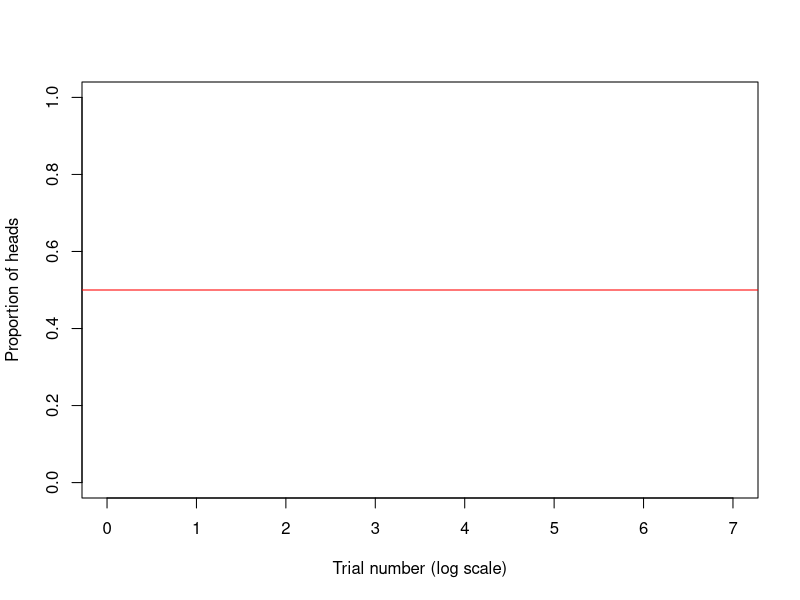
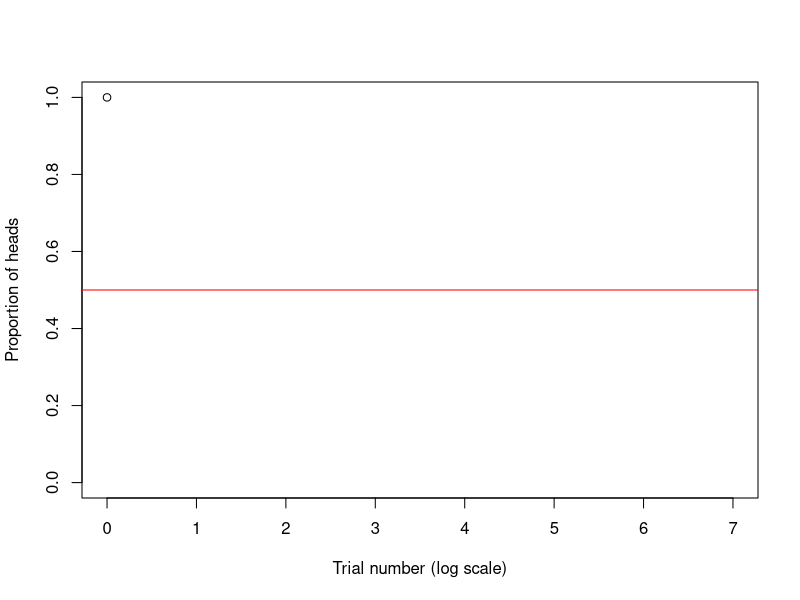
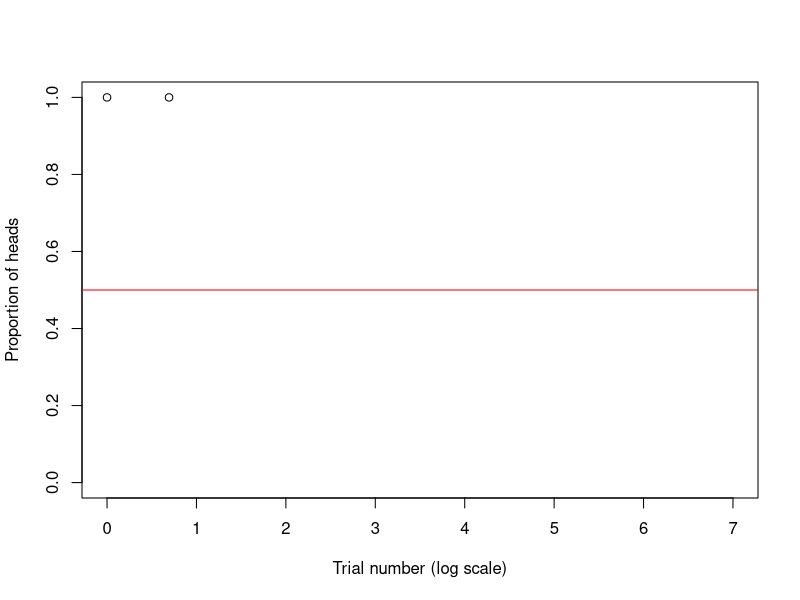
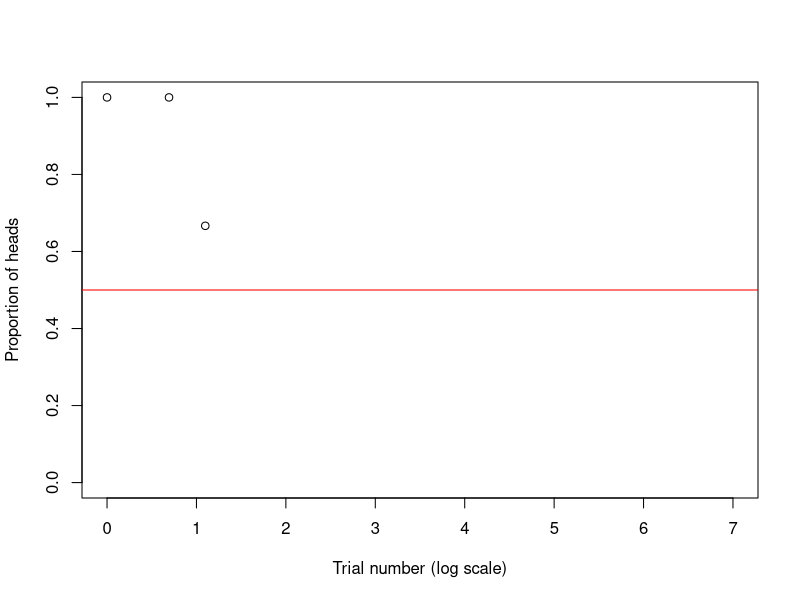
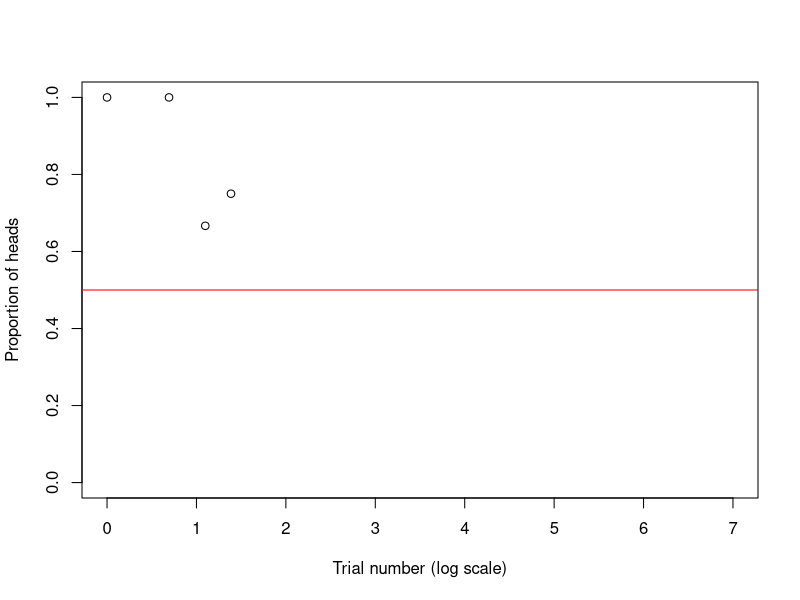
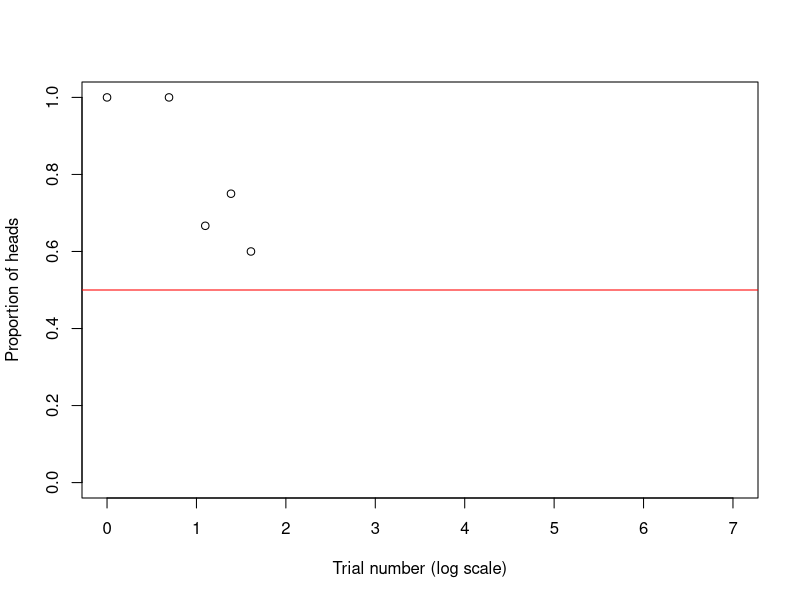
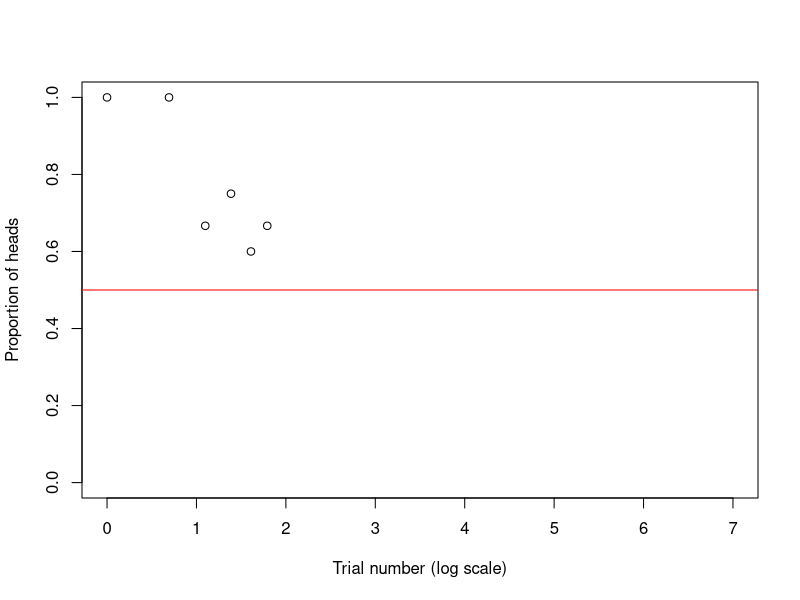
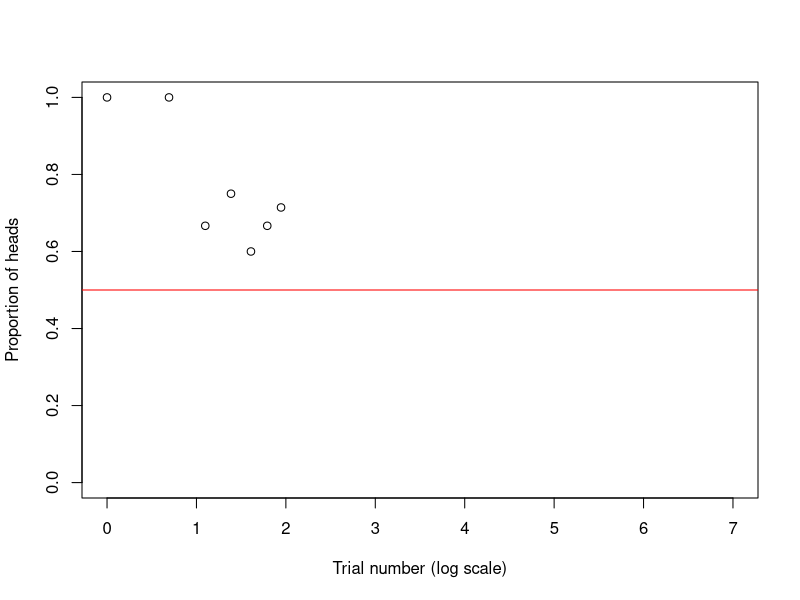

Write the R code that produced these figures, in order.
## ---- chunk 1
  set.seed(4564563)
  heads<-rbinom(700,1,0.5)
  trial<-(0)
  heads.df<-data.frame(trial,heads)
  heads.df <- within(heads.df, prop <- cumsum(heads)/trial)
  plot(heads.df$prop~log(heads.df$trial),ylim=c(0,1),xlim=c(0,7),xlab="Trial number (log scale)",ylab="Proportion of heads")
  cord<-xy.coords(-100:700,0.5:0.5,recycle=T)
  lines(cord,type="l",col="red")
## ---- chunk 2
  set.seed(4564563)
  heads<-rbinom(700,1,0.5)
  trial<-(1)
  heads.df<-data.frame(trial,heads)
  heads.df <- within(heads.df, prop <- cumsum(heads)/trial)
  plot(heads.df$prop~log(heads.df$trial),ylim=c(0,1),xlim=c(0,7),xlab="Trial number (log scale)",ylab="Proportion of heads")
  cord<-xy.coords(-100:700,0.5:0.5,recycle=T)
  lines(cord,type="l",col="red")
## ---- chunk 3
  set.seed(4564563)
  heads<-rbinom(700,1,0.5)
  trial<-(1:2)
  heads.df<-data.frame(trial,heads)
  heads.df <- within(heads.df, prop <- cumsum(heads)/trial)
  plot(heads.df$prop~log(heads.df$trial),ylim=c(0,1),xlim=c(0,7),xlab="Trial number (log scale)",ylab="Proportion of heads")
  cord<-xy.coords(-100:700,0.5:0.5,recycle=T)
  lines(cord,type="l",col="red")
## ---- chunk 4
  set.seed(4564563)
  heads<-rbinom(3,1,0.5)
  trial<-(1:3)
  heads.df<-data.frame(trial,heads)
  heads.df <- within(heads.df, prop <- cumsum(heads)/trial)
  plot(heads.df$prop~log(heads.df$trial),ylim=c(0,1),xlim=c(0,7),xlab="Trial number (log scale)",ylab="Proportion of heads")
  cord<-xy.coords(-100:700,0.5:0.5,recycle=T)
  lines(cord,type="l",col="red")
## ---- chunk 5
  set.seed(4564563)
  heads<-rbinom(4,1,0.5)
  trial<-(1:4)
  heads.df<-data.frame(trial,heads)
  heads.df <- within(heads.df, prop <- cumsum(heads)/trial)
  plot(heads.df$prop~log(heads.df$trial),ylim=c(0,1),xlim=c(0,7),xlab="Trial number (log scale)",ylab="Proportion of heads")
  cord<-xy.coords(-100:700,0.5:0.5,recycle=T)
  lines(cord,type="l",col="red")
## ---- chunk 6
  set.seed(4564563)
  heads<-rbinom(5,1,0.5)
  trial<-(1:5)
  heads.df<-data.frame(trial,heads)
  heads.df <- within(heads.df, prop <- cumsum(heads)/trial)
  plot(heads.df$prop~log(heads.df$trial),ylim=c(0,1),xlim=c(0,7),xlab="Trial number (log scale)",ylab="Proportion of heads")
  cord<-xy.coords(-100:700,0.5:0.5,recycle=T)
  lines(cord,type="l",col="red")
## ---- chunk 7
  set.seed(4564563)
  heads<-rbinom(6,1,0.5)
  trial<-(1:6)
  heads.df<-data.frame(trial,heads)
  heads.df <- within(heads.df, prop <- cumsum(heads)/trial)
  plot(heads.df$prop~log(heads.df$trial),ylim=c(0,1),xlim=c(0,7),xlab="Trial number (log scale)",ylab="Proportion of heads")
  cord<-xy.coords(-100:700,0.5:0.5,recycle=T)
  lines(cord,type="l",col="red")
## ---- chunk 8
  set.seed(4564563)
  heads<-rbinom(7,1,0.5)
  trial<-(1:7)
  heads.df<-data.frame(trial,heads)
  heads.df <- within(heads.df, prop <- cumsum(heads)/trial)
  plot(heads.df$prop~log(heads.df$trial),ylim=c(0,1),xlim=c(0,7),xlab="Trial number (log scale)",ylab="Proportion of heads")
  cord<-xy.coords(-100:700,0.5:0.5,recycle=T)
  lines(cord,type="l",col="red")
## ---- chunk 9
  set.seed(4564563)
  heads<-rbinom(8,1,0.5)
  trial<-(1:8)
  heads.df<-data.frame(trial,heads)
  heads.df <- within(heads.df, prop <- cumsum(heads)/trial)
  plot(heads.df$prop~log(heads.df$trial),ylim=c(0,1),xlim=c(0,7),xlab="Trial number (log scale)",ylab="Proportion of heads")
  cord<-xy.coords(-100:700,0.5:0.5,recycle=T)
  lines(cord,type="l",col="red")
## ---- chunk 10
  set.seed(4564563)
  heads<-rbinom(9,1,0.5)
  trial<-(1:9)
  heads.df<-data.frame(trial,heads)
  heads.df <- within(heads.df, prop <- cumsum(heads)/trial)
  plot(heads.df$prop~log(heads.df$trial),ylim=c(0,1),xlim=c(0,7),xlab="Trial number (log scale)",ylab="Proportion of heads")
  cord<-xy.coords(-100:700,0.5:0.5,recycle=T)
  lines(cord,type="l",col="red")
## ---- chunk 11
  set.seed(4564563)
  heads<-rbinom(700,1,0.5)
  trial<-(1:10)
  heads.df<-data.frame(trial,heads)
  heads.df <- within(heads.df, prop <- cumsum(heads)/trial)
  plot(heads.df$prop~log(heads.df$trial),ylim=c(0,1),xlim=c(0,7),xlab="Trial number (log scale)",ylab="Proportion of heads")
  cord<-xy.coords(-100:700,0.5:0.5,recycle=T)
  lines(cord,type="l",col="red")
## ---- chunk 12
  set.seed(4564563)
  heads<-rbinom(50,1,0.5)
  trial<-(1:50)
  heads.df<-data.frame(trial,heads)
  heads.df <- within(heads.df, prop <- cumsum(heads)/trial)
  plot(heads.df$prop~log(heads.df$trial),ylim=c(0,1),xlim=c(0,7),xlab="Trial number (log scale)",ylab="Proportion of heads")
  cord<-xy.coords(-100:700,0.5:0.5,recycle=T)
  lines(cord,type="l",col="red")
## ---- chunk 13
  set.seed(4564563)
  heads<-rbinom(100,1,0.5)
  trial<-(1:100)
  heads.df<-data.frame(trial,heads)
  heads.df <- within(heads.df, prop <- cumsum(heads)/trial)
  plot(heads.df$prop~log(heads.df$trial),ylim=c(0,1),xlim=c(0,7),xlab="Trial number (log scale)",ylab="Proportion of heads")
  cord<-xy.coords(-100:700,0.5:0.5,recycle=T)
  lines(cord,type="l",col="red")
## ---- chunk 14
  set.seed(4564563)
  heads<-rbinom(500,1,0.5)
  trial<-(1:500)
  heads.df<-data.frame(trial,heads)
  heads.df <- within(heads.df, prop <- cumsum(heads)/trial)
  plot(heads.df$prop~log(heads.df$trial),ylim=c(0,1),xlim=c(0,7),xlab="Trial number (log scale)",ylab="Proportion of heads")
  cord<-xy.coords(-100:700,0.5:0.5,recycle=T)
  lines(cord,type="l",col="red")
